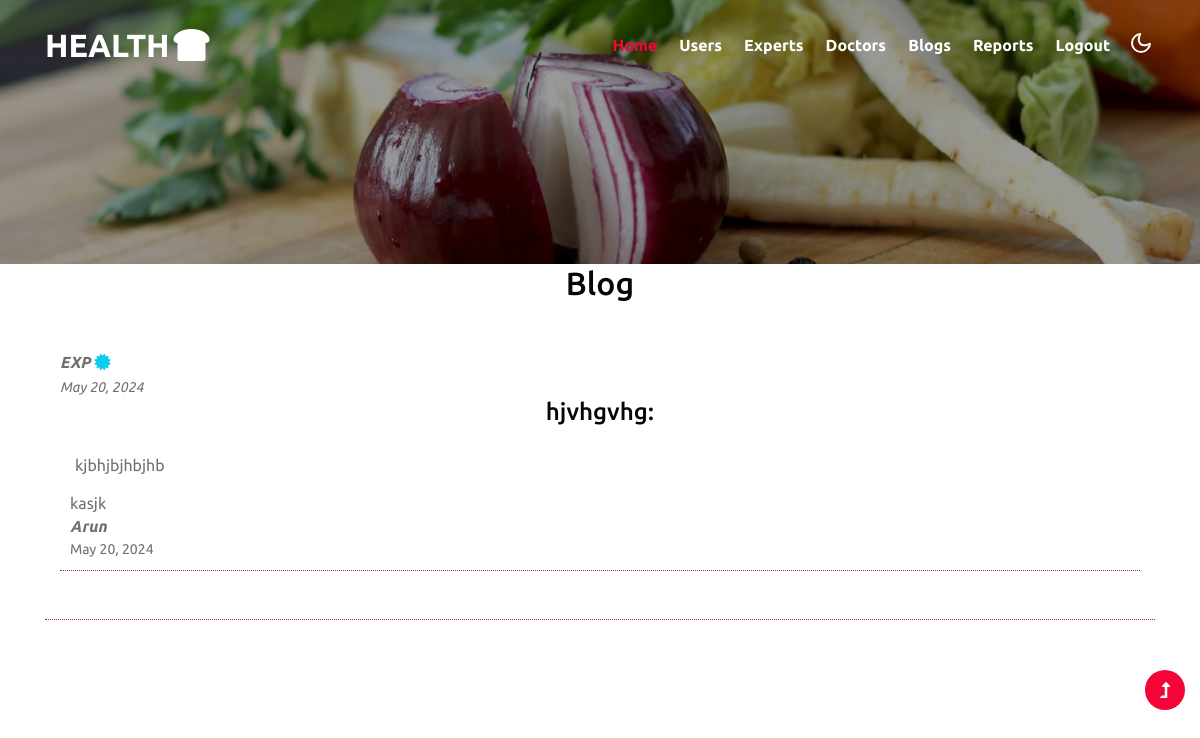
The app's page /adminViewBlog?post=8 with its own data.
### phwApp/models.py (models this page shows)
class Blogs(models.Model):
    user=models.ForeignKey(Registration,on_delete=models.CASCADE,null=True)
    expert = models.ForeignKey(Expert, on_delete=models.CASCADE,null=True)
    date = models.DateField(auto_now=True,null=True)
    title=models.CharField(max_length=20)
    desc=models.CharField(max_length=200)

class Expert(models.Model):
    name=models.CharField(max_length=20)
    email=models.CharField(max_length=20)
    add=models.CharField(max_length=100)
    con=models.BigIntegerField()
    lic=models.ImageField()
    psw=models.CharField(max_length=20)
    user=models.ForeignKey(User,on_delete=models.CASCADE,null=True)

class Comments(models.Model):
    date = models.DateField(auto_now_add=True)
    comment = models.CharField(max_length=200)
    blog = models.ForeignKey(Blogs, on_delete=models.CASCADE)
    user = models.ForeignKey(Registration, on_delete=models.CASCADE,null=True)
    expert = models.ForeignKey(Expert, on_delete=models.CASCADE,null=True)

class Registration(models.Model):
    name = models.CharField(max_length=30)
    email = models.EmailField(max_length=50)
    password = models.CharField(max_length=20)
    age = models.IntegerField(null=True)
    gender=models.CharField(max_length=20,null=True)
    user = models.ForeignKey(User, on_delete=models.CASCADE, null=True)

### phwApp/views.py (the view)
# urls.py: path('adminViewBlog', views.adminViewBlog),
def adminViewBlog(request):
    id = request.GET['post']
    data = Blogs.objects.get(id=id)
    comments = Comments.objects.filter(blog=id)
    return render(request,"adminViewBlog.html", {"data":data, "comments": comments})

### template/adminViewBlog.html (shortened to what this page needs)
{% extends "commonbaseadmin.html" %} {% block content %}
<div class="w3l-contact-10" id="contact">
	<h2 class="text-center">Blog</h2>
	<div class="form-41-mian py-lg-5 py-md-4 py-2">
		<div class="container">
			<div class="contacts-5-grid-main">
				<div class="form-inner-cont">
					<div class="idea container">
						<div class="useridea d-flex">
							<div class="d-flex">
								<div class="">
									{% if data.expert %}
									<em><strong><a href="#">{{data.expert.name}} <em class='text-info'><i
														class="fa fa-certificate"
														aria-hidden="true"></i></em></a></strong><br /><small>{{data.date}}</small></em>
									{% else %}
									<em><strong><a
												href="#">{{data.user.name}}</a></strong><br /><small>{{data.date}}</small></em>
									{% endif %}
								</div>
							</div>
						</div>
						<div class="ideaContent container">
							<h4>{{data.title}}:</h4><br>
							<p class="line-clamp">{{data.desc}}</p>
						</div>
						{% for c in comments %}
						<div class="comment" style="border-bottom: 1px dotted brown; padding: 10px">
							<p>{{c.comment}}</p>
							<h6>{% if c.expert %}
								<em><strong><a href="#">{{c.expert.name}} <em class='text-info'><i
													class="fa fa-certificate"
													aria-hidden="true"></i></em></a></strong></em>
								{% else %}
								<em><strong><a
											href="#">{{c.user.name}}</a></strong></em>
								{% endif %}</h6>
							<small>{{c.date}}</small>
						</div>
						{% endfor %}
						<br /><br />
					</div>
				</div>
			</div>
		</div>
	</div>
</div>
{% endblock %}

### template/adminViewBlog.html (style rules this page uses)
.ideaContent p { text-align: justify; }
.ideaContent h4 { text-align: center; }
.idea { border-bottom: 1px dotted brown; }

### records on screen
Blogs: expert.name "EXP", date "May 20, 2024", title "hjvhgvhg", desc "kjbhjbjhbjhb"
Comments: comment "kasjk", user.name "Arun", date "May 20, 2024"
